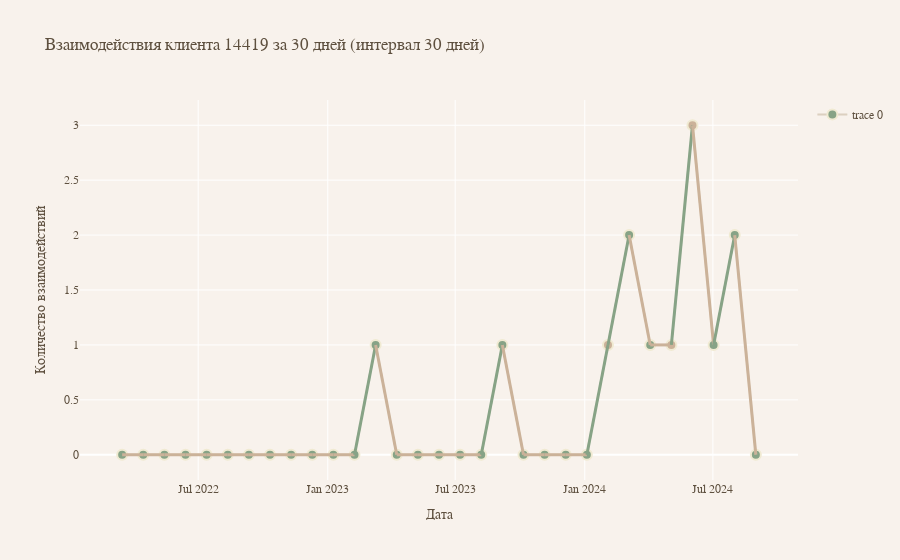
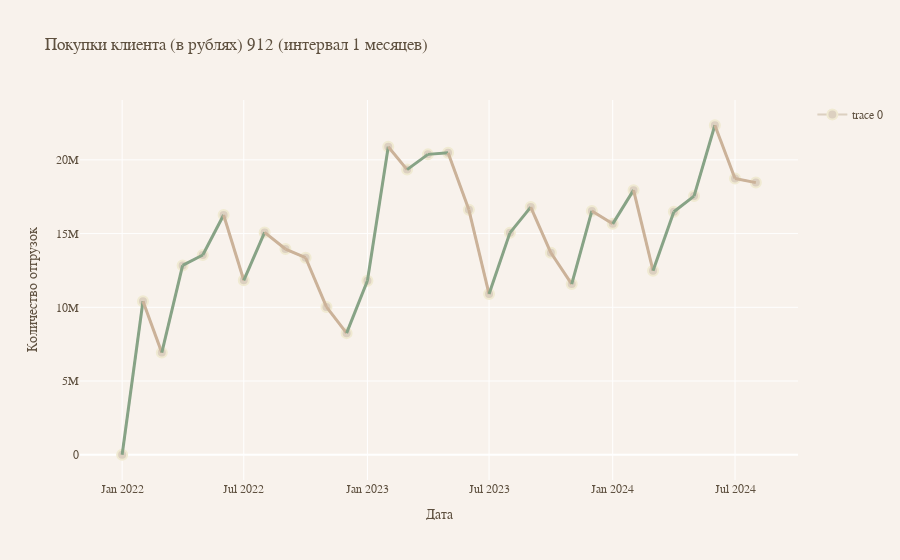
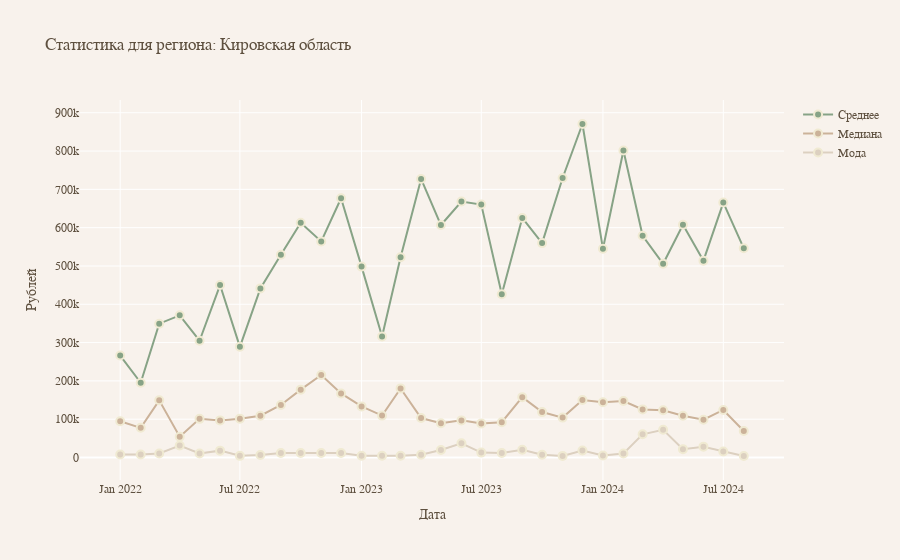
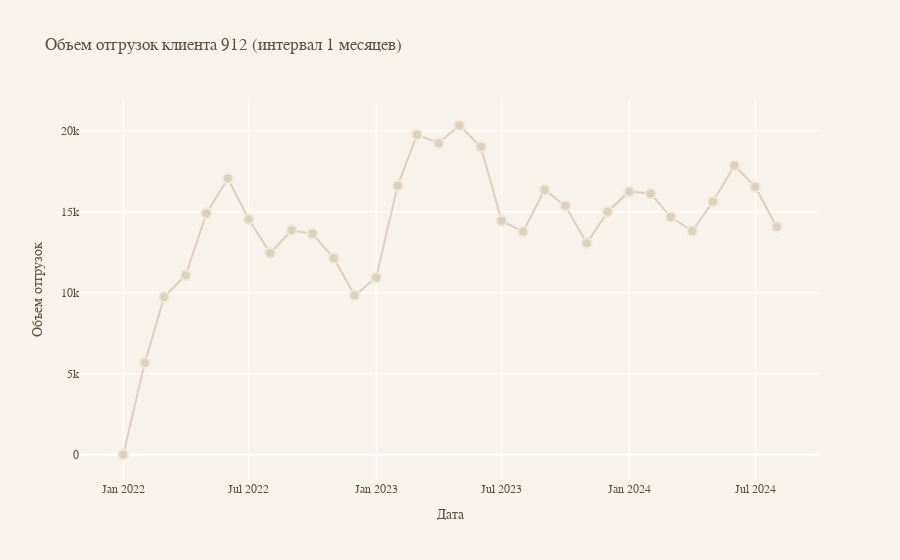

Notebook cell for these charts, in order:
### Code cell
fig = plot_client_n_day_interactions(client_id=14419, df=df_interest, n_days=30, interval_days=30)
fig.show()

fig = plot_client_monthly_shipments(client_id=912, df=df_price, n_months=1, interval_months=1)
fig.show()

fig = plot_price_statistics(df_price, 'Кировская область')
fig.show()

fig = plot_client_monthly_volumes(client_id=912, df=df_vol, n_months=2, interval_months=1)
fig.show()

fig = plot_volume_statistics(df_vol, 'Кировская область')
fig.show()

### Figure 1 — Plotly figure (JSON) as saved in the notebook; plotly's stock layout.template omitted (floating-point values rounded to 4 significant figures)
{"data": [{"hoverinfo": "text", "hovertext": ["2022-03-15: 0 взаимодействий за 30 дней<br>", "2022-04-14: 0 взаимодействий за 30 дней<br>", "2022-05-14: 0 взаимодействий за 30 дней<br>", "2022-06-13: 0 взаимодействий за 30 дней<br>", "2022-07-13: 0 взаимодействий за 30 дней<br>", "2022-08-12: 0 взаимодействий за 30 дней<br>", "2022-09-11: 0 взаимодействий за 30 дней<br>", "2022-10-11: 0 взаимодействий за 30 дней<br>", "2022-11-10: 0 взаимодействий за 30 дней<br>", "2022-12-10: 0 взаимодействий за 30 дней<br>", "2023-01-09: 0 взаимодействий за 30 дней<br>", "2023-02-08: 0 взаимодействий за 30 дней<br>", "2023-03-10: 1 взаимодействий за 30 дней<br>- Заключение договора об оказании услуги перевозки груженых и порожних контейнеров в составе контейнерного поезда при формировании поезда на путях общего пользования станции Луза (1.Продажа  ЦФТО): <span style='color:green'>Завершен успешно</span><br>", "2023-04-09: 0 взаимодействий за 30 дней<br>", "2023-05-09: 0 взаимодействий за 30 дней<br>", "2023-06-08: 0 взаимодействий за 30 дней<br>", "2023-07-08: 0 взаимодействий за 30 дней<br>", "2023-08-07: 0 взаимодействий за 30 дней<br>", "2023-09-06: 1 взаимодействий за 30 дней<br>- \"РЖД Маркет\" (3. РЖД Маркет): <span style='color:green'>Аккредитация на \"РЖД Маркет\"</span><br>", "2023-10-06: 0 взаимодействий за 30 дней<br>", "2023-11-05: 0 взаимодействий за 30 дней<br>", "2023-12-05: 0 взаимодействий за 30 дней<br>", "2024-01-04: 0 взаимодействий за 30 дней<br>", "2024-02-03: 1 взаимодействий за 30 дней<br>- Услуга \"МТК Север-Юг\". (6. Продажа услуг действующим клиентам): <span style='color:red'>Завершен неудачно</span><br>", "2024-03-04: 2 взаимодействий за 30 дней<br>- Привлечение к маркетплейс «РЖД-Маркет (6. Продажа услуг действующим клиентам): <span style='color:green'>Коммерческое предложение</span><br>- Привлечение к маркетплейс «РЖД-Маркет (3. РЖД Маркет): <span style='color:red'>Отказ в работе</span><br>", "2024-04-03: 1 взаимодействий за 30 дней<br>- Привлечение клиента на новое направление Луза-Находка-Восточная (эксп) статья сбора 041 (6. Продажа услуг действующим клиентам): <span style='color:green'>Завершен успешно</span><br>", "2024-05-03: 1 взаимодействий за 30 дней<br>- Привлечение клиента на новое направление Луза-Новороссийск статья сбора 041 (6. Продажа услуг действующим клиентам): <span style='color:red'>Завершен неудачно</span><br>", "2024-06-02: 3 взаимодействий за 30 дней<br>- Привлечение клиента на новое направление Луза-Новороссийск статья сбора 041 (6. Продажа услуг действующим клиентам): <span style='color:red'>Завершен неудачно</span><br>- Услуга \"МТК Север-Юг\". (6. Продажа услуг действующим клиентам): <span style='color:red'>Завершен неудачно</span><br>- Услуга Аренда локомотива ОАО \"РЖД\" (5. Продажа услуг аренды локомотивов): <span style='color:red'>Завершен неудачно</span><br>", "2024-07-02: 1 взаимодействий за 30 дней<br>- Привлечение клиента на новое направление Луза-Великий Устюг статья сбора 041 (6. Продажа услуг действующим клиентам): <span style='color:green'>Завершен успешно</span><br>", "2024-08-01: 2 взаимодействий за 30 дней<br>- Привлечение клиента на новое направление Луза-Сыктывкар статья сбора 041 (6. Продажа услуг действующим клиентам): <span style='color:green'>Завершен успешно</span><br>- Привлечение клиента на новое направление Луза-Астара (эксп) статья сбора 041 (6. Продажа услуг действующим клиентам): <span style='color:red'>Завершен неудачно</span><br>", "2024-08-31: 0 взаимодействий за 30 дней<br>"], "line": {"color": "#DCD0C0"}, "marker": {"color": ["#87A386", "#87A386", "#87A386", "#87A386", "#87A386", "#87A386", "#87A386", "#87A386", "#87A386", "#87A386", "#87A386", "#87A386", "#87A386", "#87A386", "#87A386", "#87A386", "#87A386", "#87A386", "#87A386", "#87A386", "#87A386", "#87A386", "#87A386", "#CBB299", "#87A386", "#87A386", "#CBB299", "#CBB299", "#87A386", "#87A386", "#87A386"], "line": {"color": "#F0EAD2", "width": 2}, "size": 10}, "mode": "lines+markers", "type": "scatter", "x": ["2022-03-15T00:00:00", "2022-04-14T00:00:00", "2022-05-14T00:00:00", "2022-06-13T00:00:00", "2022-07-13T00:00:00", "2022-08-12T00:00:00", "2022-09-11T00:00:00", "2022-10-11T00:00:00", "2022-11-10T00:00:00", "2022-12-10T00:00:00", "2023-01-09T00:00:00", "2023-02-08T00:00:00", "2023-03-10T00:00:00", "2023-04-09T00:00:00", "2023-05-09T00:00:00", "2023-06-08T00:00:00", "2023-07-08T00:00:00", "2023-08-07T00:00:00", "2023-09-06T00:00:00", "2023-10-06T00:00:00", "2023-11-05T00:00:00", "2023-12-05T00:00:00", "2024-01-04T00:00:00", "2024-02-03T00:00:00", "2024-03-04T00:00:00", "2024-04-03T00:00:00", "2024-05-03T00:00:00", "2024-06-02T00:00:00", "2024-07-02T00:00:00", "2024-08-01T00:00:00", "2024-08-31T00:00:00"], "y": [0, 0, 0, 0, 0, 0, 0, 0, 0, 0, 0, 0, 1, 0, 0, 0, 0, 0, 1, 0, 0, 0, 0, 1, 2, 1, 1, 3, 1, 2, 0]}, {"line": {"color": "#CBB299", "width": 3}, "mode": "lines", "showlegend": false, "type": "scatter", "x": ["2022-03-15T00:00:00", "2022-04-14T00:00:00"], "y": [0, 0]}, {"line": {"color": "#CBB299", "width": 3}, "mode": "lines", "showlegend": false, "type": "scatter", "x": ["2022-04-14T00:00:00", "2022-05-14T00:00:00"], "y": [0, 0]}, {"line": {"color": "#CBB299", "width": 3}, "mode": "lines", "showlegend": false, "type": "scatter", "x": ["2022-05-14T00:00:00", "2022-06-13T00:00:00"], "y": [0, 0]}, {"line": {"color": "#CBB299", "width": 3}, "mode": "lines", "showlegend": false, "type": "scatter", "x": ["2022-06-13T00:00:00", "2022-07-13T00:00:00"], "y": [0, 0]}, {"line": {"color": "#CBB299", "width": 3}, "mode": "lines", "showlegend": false, "type": "scatter", "x": ["2022-07-13T00:00:00", "2022-08-12T00:00:00"], "y": [0, 0]}, {"line": {"color": "#CBB299", "width": 3}, "mode": "lines", "showlegend": false, "type": "scatter", "x": ["2022-08-12T00:00:00", "2022-09-11T00:00:00"], "y": [0, 0]}, {"line": {"color": "#CBB299", "width": 3}, "mode": "lines", "showlegend": false, "type": "scatter", "x": ["2022-09-11T00:00:00", "2022-10-11T00:00:00"], "y": [0, 0]}, {"line": {"color": "#CBB299", "width": 3}, "mode": "lines", "showlegend": false, "type": "scatter", "x": ["2022-10-11T00:00:00", "2022-11-10T00:00:00"], "y": [0, 0]}, {"line": {"color": "#CBB299", "width": 3}, "mode": "lines", "showlegend": false, "type": "scatter", "x": ["2022-11-10T00:00:00", "2022-12-10T00:00:00"], "y": [0, 0]}, {"line": {"color": "#CBB299", "width": 3}, "mode": "lines", "showlegend": false, "type": "scatter", "x": ["2022-12-10T00:00:00", "2023-01-09T00:00:00"], "y": [0, 0]}, {"line": {"color": "#CBB299", "width": 3}, "mode": "lines", "showlegend": false, "type": "scatter", "x": ["2023-01-09T00:00:00", "2023-02-08T00:00:00"], "y": [0, 0]}, {"line": {"color": "#87A386", "width": 3}, "mode": "lines", "showlegend": false, "type": "scatter", "x": ["2023-02-08T00:00:00", "2023-03-10T00:00:00"], "y": [0, 1]}, {"line": {"color": "#CBB299", "width": 3}, "mode": "lines", "showlegend": false, "type": "scatter", "x": ["2023-03-10T00:00:00", "2023-04-09T00:00:00"], "y": [1, 0]}, {"line": {"color": "#CBB299", "width": 3}, "mode": "lines", "showlegend": false, "type": "scatter", "x": ["2023-04-09T00:00:00", "2023-05-09T00:00:00"], "y": [0, 0]}, {"line": {"color": "#CBB299", "width": 3}, "mode": "lines", "showlegend": false, "type": "scatter", "x": ["2023-05-09T00:00:00", "2023-06-08T00:00:00"], "y": [0, 0]}, {"line": {"color": "#CBB299", "width": 3}, "mode": "lines", "showlegend": false, "type": "scatter", "x": ["2023-06-08T00:00:00", "2023-07-08T00:00:00"], "y": [0, 0]}, {"line": {"color": "#CBB299", "width": 3}, "mode": "lines", "showlegend": false, "type": "scatter", "x": ["2023-07-08T00:00:00", "2023-08-07T00:00:00"], "y": [0, 0]}, {"line": {"color": "#87A386", "width": 3}, "mode": "lines", "showlegend": false, "type": "scatter", "x": ["2023-08-07T00:00:00", "2023-09-06T00:00:00"], "y": [0, 1]}, {"line": {"color": "#CBB299", "width": 3}, "mode": "lines", "showlegend": false, "type": "scatter", "x": ["2023-09-06T00:00:00", "2023-10-06T00:00:00"], "y": [1, 0]}, {"line": {"color": "#CBB299", "width": 3}, "mode": "lines", "showlegend": false, "type": "scatter", "x": ["2023-10-06T00:00:00", "2023-11-05T00:00:00"], "y": [0, 0]}, {"line": {"color": "#CBB299", "width": 3}, "mode": "lines", "showlegend": false, "type": "scatter", "x": ["2023-11-05T00:00:00", "2023-12-05T00:00:00"], "y": [0, 0]}, {"line": {"color": "#CBB299", "width": 3}, "mode": "lines", "showlegend": false, "type": "scatter", "x": ["2023-12-05T00:00:00", "2024-01-04T00:00:00"], "y": [0, 0]}, {"line": {"color": "#87A386", "width": 3}, "mode": "lines", "showlegend": false, "type": "scatter", "x": ["2024-01-04T00:00:00", "2024-02-03T00:00:00"], "y": [0, 1]}, {"line": {"color": "#87A386", "width": 3}, "mode": "lines", "showlegend": false, "type": "scatter", "x": ["2024-02-03T00:00:00", "2024-03-04T00:00:00"], "y": [1, 2]}, {"line": {"color": "#CBB299", "width": 3}, "mode": "lines", "showlegend": false, "type": "scatter", "x": ["2024-03-04T00:00:00", "2024-04-03T00:00:00"], "y": [2, 1]}, {"line": {"color": "#CBB299", "width": 3}, "mode": "lines", "showlegend": false, "type": "scatter", "x": ["2024-04-03T00:00:00", "2024-05-03T00:00:00"], "y": [1, 1]}, {"line": {"color": "#87A386", "width": 3}, "mode": "lines", "showlegend": false, "type": "scatter", "x": ["2024-05-03T00:00:00", "2024-06-02T00:00:00"], "y": [1, 3]}, {"line": {"color": "#CBB299", "width": 3}, "mode": "lines", "showlegend": false, "type": "scatter", "x": ["2024-06-02T00:00:00", "2024-07-02T00:00:00"], "y": [3, 1]}, {"line": {"color": "#87A386", "width": 3}, "mode": "lines", "showlegend": false, "type": "scatter", "x": ["2024-07-02T00:00:00", "2024-08-01T00:00:00"], "y": [1, 2]}, {"line": {"color": "#CBB299", "width": 3}, "mode": "lines", "showlegend": false, "type": "scatter", "x": ["2024-08-01T00:00:00", "2024-08-31T00:00:00"], "y": [2, 0]}], "layout": {"font": {"color": "#5E503F", "family": "Garamond"}, "paper_bgcolor": "#F8F2EC", "plot_bgcolor": "#F8F2EC", "title": {"font": {"color": "#5E503F", "family": "Garamond"}, "text": "Взаимодействия клиента 14419 за 30 дней (интервал 30 дней)"}, "xaxis": {"title": {"text": "Дата"}}, "yaxis": {"title": {"text": "Количество взаимодействий"}}}}

### Figure 2 — Plotly figure (JSON) as saved in the notebook; plotly's stock layout.template omitted (floating-point values rounded to 4 significant figures)
{"data": [{"hoverinfo": "text", "hovertext": ["2022-01: 0 отгрузок за 1 месяцев<br>", "2022-02: 10410259 отгрузок за 1 месяцев<br>- 2022/01: 10410259<br>", "2022-03: 6926743 отгрузок за 1 месяцев<br>- 2022/02: 6926743<br>", "2022-04: 12840783 отгрузок за 1 месяцев<br>- 2022/03: 12840783<br>", "2022-05: 13550770 отгрузок за 1 месяцев<br>- 2022/04: 13550770<br>", "2022-06: 16264541 отгрузок за 1 месяцев<br>- 2022/05: 16264541<br>", "2022-07: 11831756 отгрузок за 1 месяцев<br>- 2022/06: 11831756<br>", "2022-08: 15077932 отгрузок за 1 месяцев<br>- 2022/07: 15077932<br>", "2022-09: 13954421 отгрузок за 1 месяцев<br>- 2022/08: 13954421<br>", "2022-10: 13363520 отгрузок за 1 месяцев<br>- 2022/09: 13363520<br>", "2022-11: 10028530 отгрузок за 1 месяцев<br>- 2022/10: 10028530<br>", "2022-12: 8248860 отгрузок за 1 месяцев<br>- 2022/11: 8248860<br>", "2023-01: 11804720 отгрузок за 1 месяцев<br>- 2022/12: 11804720<br>", "2023-02: 20891085 отгрузок за 1 месяцев<br>- 2023/01: 20891085<br>", "2023-03: 19340714 отгрузок за 1 месяцев<br>- 2023/02: 19340714<br>", "2023-04: 20373210 отгрузок за 1 месяцев<br>- 2023/03: 20373210<br>", "2023-05: 20490286 отгрузок за 1 месяцев<br>- 2023/04: 20490286<br>", "2023-06: 16613194 отгрузок за 1 месяцев<br>- 2023/05: 16613194<br>", "2023-07: 10898349 отгрузок за 1 месяцев<br>- 2023/06: 10898349<br>", "2023-08: 15048883 отгрузок за 1 месяцев<br>- 2023/07: 15048883<br>", "2023-09: 16798213 отгрузок за 1 месяцев<br>- 2023/08: 16798213<br>", "2023-10: 13698873 отгрузок за 1 месяцев<br>- 2023/09: 13698873<br>", "2023-11: 11577030 отгрузок за 1 месяцев<br>- 2023/10: 11577030<br>", "2023-12: 16537499 отгрузок за 1 месяцев<br>- 2023/11: 16537499<br>", "2024-01: 15660711 отгрузок за 1 месяцев<br>- 2023/12: 15660711<br>", "2024-02: 17947773 отгрузок за 1 месяцев<br>- 2024/01: 17947773<br>", "2024-03: 12486668 отгрузок за 1 месяцев<br>- 2024/02: 12486668<br>", "2024-04: 16480158 отгрузок за 1 месяцев<br>- 2024/03: 16480158<br>", "2024-05: 17544456 отгрузок за 1 месяцев<br>- 2024/04: 17544456<br>", "2024-06: 22348307 отгрузок за 1 месяцев<br>- 2024/05: 22348307<br>", "2024-07: 18732793 отгрузок за 1 месяцев<br>- 2024/06: 18732793<br>", "2024-08: 18457614 отгрузок за 1 месяцев<br>- 2024/07: 18457614<br>"], "line": {"color": "#DCD0C0"}, "marker": {"line": {"color": "#F0EAD2", "width": 2}, "size": 10}, "mode": "lines+markers", "type": "scatter", "x": ["2022-01-01T00:00:00", "2022-02-01T00:00:00", "2022-03-01T00:00:00", "2022-04-01T00:00:00", "2022-05-01T00:00:00", "2022-06-01T00:00:00", "2022-07-01T00:00:00", "2022-08-01T00:00:00", "2022-09-01T00:00:00", "2022-10-01T00:00:00", "2022-11-01T00:00:00", "2022-12-01T00:00:00", "2023-01-01T00:00:00", "2023-02-01T00:00:00", "2023-03-01T00:00:00", "2023-04-01T00:00:00", "2023-05-01T00:00:00", "2023-06-01T00:00:00", "2023-07-01T00:00:00", "2023-08-01T00:00:00", "2023-09-01T00:00:00", "2023-10-01T00:00:00", "2023-11-01T00:00:00", "2023-12-01T00:00:00", "2024-01-01T00:00:00", "2024-02-01T00:00:00", "2024-03-01T00:00:00", "2024-04-01T00:00:00", "2024-05-01T00:00:00", "2024-06-01T00:00:00", "2024-07-01T00:00:00", "2024-08-01T00:00:00"], "y": [0, 10410259, 6926743, 12840783, 13550770, 16264541, 11831756, 15077932, 13954421, 13363520, 10028530, 8248860, 11804720, 20891085, 19340714, 20373210, 20490286, 16613194, 10898349, 15048883, 16798213, 13698873, 11577030, 16537499, 15660711, 17947773, 12486668, 16480158, 17544456, 22348307, 18732793, 18457614]}, {"line": {"color": "#87A386", "width": 3}, "mode": "lines", "showlegend": false, "type": "scatter", "x": ["2022-01-01T00:00:00", "2022-02-01T00:00:00"], "y": [0, 10410259]}, {"line": {"color": "#CBB299", "width": 3}, "mode": "lines", "showlegend": false, "type": "scatter", "x": ["2022-02-01T00:00:00", "2022-03-01T00:00:00"], "y": [10410259, 6926743]}, {"line": {"color": "#87A386", "width": 3}, "mode": "lines", "showlegend": false, "type": "scatter", "x": ["2022-03-01T00:00:00", "2022-04-01T00:00:00"], "y": [6926743, 12840783]}, {"line": {"color": "#87A386", "width": 3}, "mode": "lines", "showlegend": false, "type": "scatter", "x": ["2022-04-01T00:00:00", "2022-05-01T00:00:00"], "y": [12840783, 13550770]}, {"line": {"color": "#87A386", "width": 3}, "mode": "lines", "showlegend": false, "type": "scatter", "x": ["2022-05-01T00:00:00", "2022-06-01T00:00:00"], "y": [13550770, 16264541]}, {"line": {"color": "#CBB299", "width": 3}, "mode": "lines", "showlegend": false, "type": "scatter", "x": ["2022-06-01T00:00:00", "2022-07-01T00:00:00"], "y": [16264541, 11831756]}, {"line": {"color": "#87A386", "width": 3}, "mode": "lines", "showlegend": false, "type": "scatter", "x": ["2022-07-01T00:00:00", "2022-08-01T00:00:00"], "y": [11831756, 15077932]}, {"line": {"color": "#CBB299", "width": 3}, "mode": "lines", "showlegend": false, "type": "scatter", "x": ["2022-08-01T00:00:00", "2022-09-01T00:00:00"], "y": [15077932, 13954421]}, {"line": {"color": "#CBB299", "width": 3}, "mode": "lines", "showlegend": false, "type": "scatter", "x": ["2022-09-01T00:00:00", "2022-10-01T00:00:00"], "y": [13954421, 13363520]}, {"line": {"color": "#CBB299", "width": 3}, "mode": "lines", "showlegend": false, "type": "scatter", "x": ["2022-10-01T00:00:00", "2022-11-01T00:00:00"], "y": [13363520, 10028530]}, {"line": {"color": "#CBB299", "width": 3}, "mode": "lines", "showlegend": false, "type": "scatter", "x": ["2022-11-01T00:00:00", "2022-12-01T00:00:00"], "y": [10028530, 8248860]}, {"line": {"color": "#87A386", "width": 3}, "mode": "lines", "showlegend": false, "type": "scatter", "x": ["2022-12-01T00:00:00", "2023-01-01T00:00:00"], "y": [8248860, 11804720]}, {"line": {"color": "#87A386", "width": 3}, "mode": "lines", "showlegend": false, "type": "scatter", "x": ["2023-01-01T00:00:00", "2023-02-01T00:00:00"], "y": [11804720, 20891085]}, {"line": {"color": "#CBB299", "width": 3}, "mode": "lines", "showlegend": false, "type": "scatter", "x": ["2023-02-01T00:00:00", "2023-03-01T00:00:00"], "y": [20891085, 19340714]}, {"line": {"color": "#87A386", "width": 3}, "mode": "lines", "showlegend": false, "type": "scatter", "x": ["2023-03-01T00:00:00", "2023-04-01T00:00:00"], "y": [19340714, 20373210]}, {"line": {"color": "#87A386", "width": 3}, "mode": "lines", "showlegend": false, "type": "scatter", "x": ["2023-04-01T00:00:00", "2023-05-01T00:00:00"], "y": [20373210, 20490286]}, {"line": {"color": "#CBB299", "width": 3}, "mode": "lines", "showlegend": false, "type": "scatter", "x": ["2023-05-01T00:00:00", "2023-06-01T00:00:00"], "y": [20490286, 16613194]}, {"line": {"color": "#CBB299", "width": 3}, "mode": "lines", "showlegend": false, "type": "scatter", "x": ["2023-06-01T00:00:00", "2023-07-01T00:00:00"], "y": [16613194, 10898349]}, {"line": {"color": "#87A386", "width": 3}, "mode": "lines", "showlegend": false, "type": "scatter", "x": ["2023-07-01T00:00:00", "2023-08-01T00:00:00"], "y": [10898349, 15048883]}, {"line": {"color": "#87A386", "width": 3}, "mode": "lines", "showlegend": false, "type": "scatter", "x": ["2023-08-01T00:00:00", "2023-09-01T00:00:00"], "y": [15048883, 16798213]}, {"line": {"color": "#CBB299", "width": 3}, "mode": "lines", "showlegend": false, "type": "scatter", "x": ["2023-09-01T00:00:00", "2023-10-01T00:00:00"], "y": [16798213, 13698873]}, {"line": {"color": "#CBB299", "width": 3}, "mode": "lines", "showlegend": false, "type": "scatter", "x": ["2023-10-01T00:00:00", "2023-11-01T00:00:00"], "y": [13698873, 11577030]}, {"line": {"color": "#87A386", "width": 3}, "mode": "lines", "showlegend": false, "type": "scatter", "x": ["2023-11-01T00:00:00", "2023-12-01T00:00:00"], "y": [11577030, 16537499]}, {"line": {"color": "#CBB299", "width": 3}, "mode": "lines", "showlegend": false, "type": "scatter", "x": ["2023-12-01T00:00:00", "2024-01-01T00:00:00"], "y": [16537499, 15660711]}, {"line": {"color": "#87A386", "width": 3}, "mode": "lines", "showlegend": false, "type": "scatter", "x": ["2024-01-01T00:00:00", "2024-02-01T00:00:00"], "y": [15660711, 17947773]}, {"line": {"color": "#CBB299", "width": 3}, "mode": "lines", "showlegend": false, "type": "scatter", "x": ["2024-02-01T00:00:00", "2024-03-01T00:00:00"], "y": [17947773, 12486668]}, {"line": {"color": "#87A386", "width": 3}, "mode": "lines", "showlegend": false, "type": "scatter", "x": ["2024-03-01T00:00:00", "2024-04-01T00:00:00"], "y": [12486668, 16480158]}, {"line": {"color": "#87A386", "width": 3}, "mode": "lines", "showlegend": false, "type": "scatter", "x": ["2024-04-01T00:00:00", "2024-05-01T00:00:00"], "y": [16480158, 17544456]}, {"line": {"color": "#87A386", "width": 3}, "mode": "lines", "showlegend": false, "type": "scatter", "x": ["2024-05-01T00:00:00", "2024-06-01T00:00:00"], "y": [17544456, 22348307]}, {"line": {"color": "#CBB299", "width": 3}, "mode": "lines", "showlegend": false, "type": "scatter", "x": ["2024-06-01T00:00:00", "2024-07-01T00:00:00"], "y": [22348307, 18732793]}, {"line": {"color": "#CBB299", "width": 3}, "mode": "lines", "showlegend": false, "type": "scatter", "x": ["2024-07-01T00:00:00", "2024-08-01T00:00:00"], "y": [18732793, 18457614]}], "layout": {"font": {"color": "#5E503F", "family": "Garamond"}, "paper_bgcolor": "#F8F2EC", "plot_bgcolor": "#F8F2EC", "title": {"font": {"color": "#5E503F", "family": "Garamond"}, "text": "Покупки клиента (в рублях) 912 (интервал 1 месяцев)"}, "xaxis": {"title": {"text": "Дата"}}, "yaxis": {"title": {"text": "Количество отгрузок"}}}}

### Figure 3 — Plotly figure (JSON) as saved in the notebook; plotly's stock layout.template omitted (floating-point values rounded to 4 significant figures)
{"data": [{"hoverinfo": "text", "hovertext": ["2022-01: Среднее = 266053.63", "2022-02: Среднее = 195067.55", "2022-03: Среднее = 349374.40", "2022-04: Среднее = 371042.85", "2022-05: Среднее = 304790.26", "2022-06: Среднее = 450147.02", "2022-07: Среднее = 288901.34", "2022-08: Среднее = 441470.26", "2022-09: Среднее = 529453.82", "2022-10: Среднее = 612887.03", "2022-11: Среднее = 564119.41", "2022-12: Среднее = 676719.06", "2023-01: Среднее = 498282.14", "2023-02: Среднее = 316067.31", "2023-03: Среднее = 522897.62", "2023-04: Среднее = 727241.66", "2023-05: Среднее = 606862.58", "2023-06: Среднее = 668231.31", "2023-07: Среднее = 660324.31", "2023-08: Среднее = 426226.89", "2023-09: Среднее = 625372.88", "2023-10: Среднее = 559630.53", "2023-11: Среднее = 729615.62", "2023-12: Среднее = 870606.49", "2024-01: Среднее = 544796.51", "2024-02: Среднее = 801241.68", "2024-03: Среднее = 578962.19", "2024-04: Среднее = 505634.82", "2024-05: Среднее = 607678.73", "2024-06: Среднее = 513868.89", "2024-07: Среднее = 665501.84", "2024-08: Среднее = 546153.67"], "line": {"color": "#87A386"}, "marker": {"line": {"color": "#F0EAD2", "width": 2}, "size": 8}, "mode": "lines+markers", "name": "Среднее", "type": "scatter", "x": ["2022-01-01T00:00:00", "2022-02-01T00:00:00", "2022-03-01T00:00:00", "2022-04-01T00:00:00", "2022-05-01T00:00:00", "2022-06-01T00:00:00", "2022-07-01T00:00:00", "2022-08-01T00:00:00", "2022-09-01T00:00:00", "2022-10-01T00:00:00", "2022-11-01T00:00:00", "2022-12-01T00:00:00", "2023-01-01T00:00:00", "2023-02-01T00:00:00", "2023-03-01T00:00:00", "2023-04-01T00:00:00", "2023-05-01T00:00:00", "2023-06-01T00:00:00", "2023-07-01T00:00:00", "2023-08-01T00:00:00", "2023-09-01T00:00:00", "2023-10-01T00:00:00", "2023-11-01T00:00:00", "2023-12-01T00:00:00", "2024-01-01T00:00:00", "2024-02-01T00:00:00", "2024-03-01T00:00:00", "2024-04-01T00:00:00", "2024-05-01T00:00:00", "2024-06-01T00:00:00", "2024-07-01T00:00:00", "2024-08-01T00:00:00"], "y": [266100.0, 195100.0, 349400.0, 371000.0, 304800.0, 450100.0, 288900.0, 441500.0, 529500.0, 612900.0, 564100.0, 676700.0, 498300.0, 316100.0, 522900.0, 727200.0, 606900.0, 668200.0, 660300.0, 426200.0, 625400.0, 559600.0, 729600.0, 870600.0, 544800.0, 801200.0, 579000.0, 505600.0, 607700.0, 513900.0, 665500.0, 546200.0]}, {"hoverinfo": "text", "hovertext": ["2022-01: Медиана = 94515.00", "2022-02: Медиана = 77442.00", "2022-03: Медиана = 149240.00", "2022-04: Медиана = 54325.00", "2022-05: Медиана = 100881.00", "2022-06: Медиана = 96900.50", "2022-07: Медиана = 101382.00", "2022-08: Медиана = 109190.00", "2022-09: Медиана = 137158.00", "2022-10: Медиана = 177145.00", "2022-11: Медиана = 215238.00", "2022-12: Медиана = 167278.50", "2023-01: Медиана = 133444.00", "2023-02: Медиана = 109391.00", "2023-03: Медиана = 180384.00", "2023-04: Медиана = 103066.00", "2023-05: Медиана = 89525.50", "2023-06: Медиана = 96895.00", "2023-07: Медиана = 88992.00", "2023-08: Медиана = 92062.00", "2023-09: Медиана = 157589.00", "2023-10: Медиана = 118546.00", "2023-11: Медиана = 104152.00", "2023-12: Медиана = 150051.00", "2024-01: Медиана = 144351.00", "2024-02: Медиана = 147544.50", "2024-03: Медиана = 125599.00", "2024-04: Медиана = 123209.50", "2024-05: Медиана = 108914.00", "2024-06: Медиана = 98556.00", "2024-07: Медиана = 124085.00", "2024-08: Медиана = 69277.50"], "line": {"color": "#CBB299"}, "marker": {"line": {"color": "#F0EAD2", "width": 2}, "size": 8}, "mode": "lines+markers", "name": "Медиана", "type": "scatter", "x": ["2022-01-01T00:00:00", "2022-02-01T00:00:00", "2022-03-01T00:00:00", "2022-04-01T00:00:00", "2022-05-01T00:00:00", "2022-06-01T00:00:00", "2022-07-01T00:00:00", "2022-08-01T00:00:00", "2022-09-01T00:00:00", "2022-10-01T00:00:00", "2022-11-01T00:00:00", "2022-12-01T00:00:00", "2023-01-01T00:00:00", "2023-02-01T00:00:00", "2023-03-01T00:00:00", "2023-04-01T00:00:00", "2023-05-01T00:00:00", "2023-06-01T00:00:00", "2023-07-01T00:00:00", "2023-08-01T00:00:00", "2023-09-01T00:00:00", "2023-10-01T00:00:00", "2023-11-01T00:00:00", "2023-12-01T00:00:00", "2024-01-01T00:00:00", "2024-02-01T00:00:00", "2024-03-01T00:00:00", "2024-04-01T00:00:00", "2024-05-01T00:00:00", "2024-06-01T00:00:00", "2024-07-01T00:00:00", "2024-08-01T00:00:00"], "y": [94515, 77442, 149240, 54325, 100881, 96900.0, 101382, 109190, 137158, 177145, 215238, 167300.0, 133444, 109391, 180384, 103066, 89530.0, 96895, 88992, 92062, 157589, 118546, 104152, 150051, 144351, 147500.0, 125599, 123200.0, 108914, 98556, 124085, 69280.0]}, {"hoverinfo": "text", "hovertext": ["2022-01: Мода = 7780.00", "2022-02: Мода = 7780.00", "2022-03: Мода = 10448.00", "2022-04: Мода = 31344.00", "2022-05: Мода = 10448.00", "2022-06: Мода = 17891.00", "2022-07: Мода = 4316.00", "2022-08: Мода = 6350.00", "2022-09: Мода = 11596.00", "2022-10: Мода = 11596.00", "2022-11: Мода = 11596.00", "2022-12: Мода = 11596.00", "2023-01: Мода = 4752.00", "2023-02: Мода = 4752.00", "2023-03: Мода = 4752.00", "2023-04: Мода = 7388.00", "2023-05: Мода = 19698.00", "2023-06: Мода = 37206.00", "2023-07: Мода = 12766.00", "2023-08: Мода = 11690.00", "2023-09: Мода = 20393.00", "2023-10: Мода = 6990.00", "2023-11: Мода = 4180.00", "2023-12: Мода = 18234.00", "2024-01: Мода = 5264.00", "2024-02: Мода = 10528.00", "2024-03: Мода = 60594.00", "2024-04: Мода = 72468.00", "2024-05: Мода = 21814.00", "2024-06: Мода = 28280.00", "2024-07: Мода = 15792.00", "2024-08: Мода = 3910.00"], "line": {"color": "#DCD0C0"}, "marker": {"line": {"color": "#F0EAD2", "width": 2}, "size": 8}, "mode": "lines+markers", "name": "Мода", "type": "scatter", "x": ["2022-01-01T00:00:00", "2022-02-01T00:00:00", "2022-03-01T00:00:00", "2022-04-01T00:00:00", "2022-05-01T00:00:00", "2022-06-01T00:00:00", "2022-07-01T00:00:00", "2022-08-01T00:00:00", "2022-09-01T00:00:00", "2022-10-01T00:00:00", "2022-11-01T00:00:00", "2022-12-01T00:00:00", "2023-01-01T00:00:00", "2023-02-01T00:00:00", "2023-03-01T00:00:00", "2023-04-01T00:00:00", "2023-05-01T00:00:00", "2023-06-01T00:00:00", "2023-07-01T00:00:00", "2023-08-01T00:00:00", "2023-09-01T00:00:00", "2023-10-01T00:00:00", "2023-11-01T00:00:00", "2023-12-01T00:00:00", "2024-01-01T00:00:00", "2024-02-01T00:00:00", "2024-03-01T00:00:00", "2024-04-01T00:00:00", "2024-05-01T00:00:00", "2024-06-01T00:00:00", "2024-07-01T00:00:00", "2024-08-01T00:00:00"], "y": [7780, 7780, 10448, 31344, 10448, 17891, 4316, 6350, 11596, 11596, 11596, 11596, 4752, 4752, 4752, 7388, 19698, 37206, 12766, 11690, 20393, 6990, 4180, 18234, 5264, 10528, 60594, 72468, 21814, 28280, 15792, 3910]}], "layout": {"font": {"color": "#5E503F", "family": "Garamond"}, "hovermode": "x unified", "paper_bgcolor": "#F8F2EC", "plot_bgcolor": "#F8F2EC", "title": {"font": {"color": "#5E503F", "family": "Garamond"}, "text": "Статистика для региона: Кировская область"}, "xaxis": {"title": {"text": "Дата"}}, "yaxis": {"title": {"text": "Рублей"}}}}

### Figure 4 — Plotly figure (JSON) as saved in the notebook; plotly's stock layout.template omitted (floating-point values rounded to 4 significant figures)
{"data": [{"hoverinfo": "text", "hovertext": ["2022-01: 0 объема за 2 месяцев<br>", "2022-02: 5660 объема за 2 месяцев<br>- 2022/01: 5660<br>", "2022-03: 9733 объема за 2 месяцев<br>- 2022/02: 4073<br>- 2022/01: 5660<br>", "2022-04: 11084 объема за 2 месяцев<br>- 2022/03: 7011<br>- 2022/02: 4073<br>", "2022-05: 14908 объема за 2 месяцев<br>- 2022/04: 7897<br>- 2022/03: 7011<br>", "2022-06: 17063 объема за 2 месяцев<br>- 2022/05: 9166<br>- 2022/04: 7897<br>", "2022-07: 14534 объема за 2 месяцев<br>- 2022/05: 9166<br>- 2022/06: 5368<br>", "2022-08: 12454 объема за 2 месяцев<br>- 2022/06: 5368<br>- 2022/07: 7086<br>", "2022-09: 13855 объема за 2 месяцев<br>- 2022/08: 6769<br>- 2022/07: 7086<br>", "2022-10: 13640 объема за 2 месяцев<br>- 2022/08: 6769<br>- 2022/09: 6871<br>", "2022-11: 12135 объема за 2 месяцев<br>- 2022/10: 5264<br>- 2022/09: 6871<br>", "2022-12: 9834 объема за 2 месяцев<br>- 2022/11: 4570<br>- 2022/10: 5264<br>", "2023-01: 10948 объема за 2 месяцев<br>- 2022/11: 4570<br>- 2022/12: 6378<br>", "2023-02: 16618 объема за 2 месяцев<br>- 2022/12: 6378<br>- 2023/01: 10240<br>", "2023-03: 19759 объема за 2 месяцев<br>- 2023/01: 10240<br>- 2023/02: 9519<br>", "2023-04: 19238 объема за 2 месяцев<br>- 2023/02: 9519<br>- 2023/03: 9719<br>", "2023-05: 20345 объема за 2 месяцев<br>- 2023/04: 10626<br>- 2023/03: 9719<br>", "2023-06: 19001 объема за 2 месяцев<br>- 2023/04: 10626<br>- 2023/05: 8375<br>", "2023-07: 14442 объема за 2 месяцев<br>- 2023/05: 8375<br>- 2023/06: 6067<br>", "2023-08: 13777 объема за 2 месяцев<br>- 2023/06: 6067<br>- 2023/07: 7710<br>", "2023-09: 16359 объема за 2 месяцев<br>- 2023/08: 8649<br>- 2023/07: 7710<br>", "2023-10: 15370 объема за 2 месяцев<br>- 2023/09: 6721<br>- 2023/08: 8649<br>", "2023-11: 13065 объема за 2 месяцев<br>- 2023/10: 6344<br>- 2023/09: 6721<br>", "2023-12: 15009 объема за 2 месяцев<br>- 2023/10: 6344<br>- 2023/11: 8665<br>", "2024-01: 16245 объема за 2 месяцев<br>- 2023/12: 7580<br>- 2023/11: 8665<br>", "2024-02: 16129 объема за 2 месяцев<br>- 2024/01: 8549<br>- 2023/12: 7580<br>", "2024-03: 14678 объема за 2 месяцев<br>- 2024/01: 8549<br>- 2024/02: 6129<br>", "2024-04: 13817 объема за 2 месяцев<br>- 2024/02: 6129<br>- 2024/03: 7688<br>", "2024-05: 15626 объема за 2 месяцев<br>- 2024/03: 7688<br>- 2024/04: 7938<br>", "2024-06: 17862 объема за 2 месяцев<br>- 2024/05: 9924<br>- 2024/04: 7938<br>", "2024-07: 16536 объема за 2 месяцев<br>- 2024/05: 9924<br>- 2024/06: 6612<br>", "2024-08: 14066 объема за 2 месяцев<br>- 2024/06: 6612<br>- 2024/07: 7454<br>"], "line": {"color": "#DCD0C0"}, "marker": {"line": {"color": "#F0EAD2", "width": 2}, "size": 10}, "mode": "lines+markers", "type": "scatter", "x": ["2022-01-01T00:00:00", "2022-02-01T00:00:00", "2022-03-01T00:00:00", "2022-04-01T00:00:00", "2022-05-01T00:00:00", "2022-06-01T00:00:00", "2022-07-01T00:00:00", "2022-08-01T00:00:00", "2022-09-01T00:00:00", "2022-10-01T00:00:00", "2022-11-01T00:00:00", "2022-12-01T00:00:00", "2023-01-01T00:00:00", "2023-02-01T00:00:00", "2023-03-01T00:00:00", "2023-04-01T00:00:00", "2023-05-01T00:00:00", "2023-06-01T00:00:00", "2023-07-01T00:00:00", "2023-08-01T00:00:00", "2023-09-01T00:00:00", "2023-10-01T00:00:00", "2023-11-01T00:00:00", "2023-12-01T00:00:00", "2024-01-01T00:00:00", "2024-02-01T00:00:00", "2024-03-01T00:00:00", "2024-04-01T00:00:00", "2024-05-01T00:00:00", "2024-06-01T00:00:00", "2024-07-01T00:00:00", "2024-08-01T00:00:00"], "y": [0, 5660, 9733, 11084, 14908, 17063, 14534, 12454, 13855, 13640, 12135, 9834, 10948, 16618, 19759, 19238, 20345, 19001, 14442, 13777, 16359, 15370, 13065, 15009, 16245, 16129, 14678, 13817, 15626, 17862, 16536, 14066]}], "layout": {"font": {"color": "#5E503F", "family": "Garamond"}, "paper_bgcolor": "#F8F2EC", "plot_bgcolor": "#F8F2EC", "title": {"font": {"color": "#5E503F", "family": "Garamond"}, "text": "Объем отгрузок клиента 912 (интервал 1 месяцев)"}, "xaxis": {"title": {"text": "Дата"}}, "yaxis": {"title": {"text": "Объем отгрузок"}}}}
